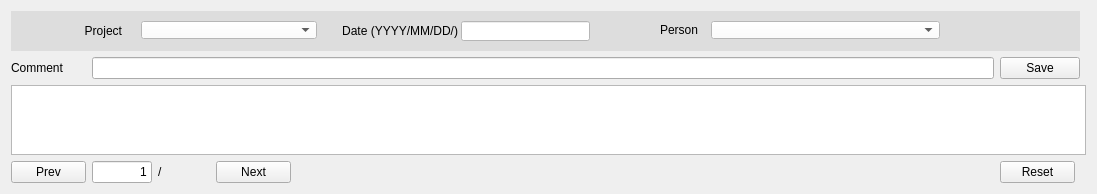
      <widget class="QWidget" name="logbook_tab">
       <layout class="QGridLayout" name="gridLayout_5">
        <item row="4" column="1">
         <widget class="QLineEdit" name="logbook_current_page_edit">
          <property name="minimumSize">
           <size>
            <width>60</width>
            <height>0</height>
           </size>
          </property>
          <property name="maximumSize">
           <size>
            <width>60</width>
            <height>16777215</height>
           </size>
          </property>
          <property name="text">
           <string>1</string>
          </property>
          <property name="alignment">
           <set>Qt::AlignRight|Qt::AlignTrailing|Qt::AlignVCenter</set>
          </property>
         </widget>
        </item>
        <item row="2" column="1" colspan="4">
         <widget class="QLineEdit" name="sample_meta_comment">
          <property name="text">
           <string/>
          </property>
         </widget>
        </item>
        <item row="4" column="2">
         <widget class="QLabel" name="logbook_total_page_label">
          <property name="sizePolicy">
           <sizepolicy hsizetype="Preferred" vsizetype="Fixed">
            <horstretch>0</horstretch>
            <verstretch>20</verstretch>
           </sizepolicy>
          </property>
          <property name="minimumSize">
           <size>
            <width>52</width>
            <height>0</height>
           </size>
          </property>
          <property name="maximumSize">
           <size>
            <width>60</width>
            <height>16777215</height>
           </size>
          </property>
          <property name="text">
           <string>/</string>
          </property>
         </widget>
        </item>
        <item row="1" column="0" colspan="6">
         <layout class="QGridLayout" name="sample_meta_grid">
          <property name="sizeConstraint">
           <enum>QLayout::SetFixedSize</enum>
          </property>
         </layout>
        </item>
        <item row="2" column="0">
         <widget class="QLabel" name="sample_meta_label_24">
          <property name="text">
           <string>Comment</string>
          </property>
         </widget>
        </item>
        <item row="4" column="5">
         <widget class="QPushButton" name="logbook_reset_button">
          <property name="maximumSize">
           <size>
            <width>75</width>
            <height>16777215</height>
           </size>
          </property>
          <property name="text">
           <string>Reset</string>
          </property>
         </widget>
        </item>
        <item row="4" column="0">
         <widget class="QPushButton" name="logbook_prev_button">
          <property name="maximumSize">
           <size>
            <width>75</width>
            <height>16777215</height>
           </size>
          </property>
          <property name="text">
           <string>Prev</string>
          </property>
         </widget>
        </item>
        <item row="4" column="4">
         <spacer name="logbook_horizontal_spacer_0">
          <property name="orientation">
           <enum>Qt::Horizontal</enum>
          </property>
          <property name="sizeHint" stdset="0">
           <size>
            <width>697</width>
            <height>20</height>
           </size>
          </property>
         </spacer>
        </item>
        <item row="2" column="5">
         <widget class="QPushButton" name="logbook_save_button">
          <property name="text">
           <string>Save</string>
          </property>
          <property name="autoDefault">
           <bool>false</bool>
          </property>
         </widget>
        </item>
        <item row="3" column="0" colspan="7">
         <widget class="QTableView" name="logbook_table_view">
          <property name="frameShape">
           <enum>QFrame::StyledPanel</enum>
          </property>
          <property name="sizeAdjustPolicy">
           <enum>QAbstractScrollArea::AdjustToContents</enum>
          </property>
          <property name="autoScroll">
           <bool>true</bool>
          </property>
          <property name="dragEnabled">
           <bool>true</bool>
          </property>
          <property name="dragDropMode">
           <enum>QAbstractItemView::DragDrop</enum>
          </property>
          <property name="selectionMode">
           <enum>QAbstractItemView::SingleSelection</enum>
          </property>
          <property name="selectionBehavior">
           <enum>QAbstractItemView::SelectRows</enum>
          </property>
          <property name="verticalScrollMode">
           <enum>QAbstractItemView::ScrollPerPixel</enum>
          </property>
          <property name="horizontalScrollMode">
           <enum>QAbstractItemView::ScrollPerPixel</enum>
          </property>
          <property name="gridStyle">
           <enum>Qt::SolidLine</enum>
          </property>
          <attribute name="verticalHeaderVisible">
           <bool>false</bool>
          </attribute>
         </widget>
        </item>
        <item row="4" column="3">
         <widget class="QPushButton" name="logbook_next_button">
          <property name="maximumSize">
           <size>
            <width>75</width>
            <height>16777215</height>
           </size>
          </property>
          <property name="text">
           <string>Next</string>
          </property>
         </widget>
        </item>
        <item row="0" column="0" colspan="6">
         <widget class="QWidget" name="widget_2" native="true">
          <property name="minimumSize">
           <size>
            <width>0</width>
            <height>40</height>
           </size>
          </property>
          <property name="maximumSize">
           <size>
            <width>16777215</width>
            <height>40</height>
           </size>
          </property>
          <property name="styleSheet">
           <string notr="true">background-color: #dddddd;</string>
          </property>
          <widget class="QLabel" name="sample_meta_label_project">
           <property name="geometry">
            <rect>
             <x>0</x>
             <y>10</y>
             <width>111</width>
             <height>20</height>
            </rect>
           </property>
           <property name="styleSheet">
            <string notr="true">color: FFFFFF</string>
           </property>
           <property name="text">
            <string>Project</string>
           </property>
           <property name="alignment">
            <set>Qt::AlignRight|Qt::AlignTrailing|Qt::AlignVCenter</set>
           </property>
          </widget>
          <widget class="QComboBox" name="sample_meta_project">
           <property name="geometry">
            <rect>
             <x>130</x>
             <y>10</y>
             <width>176</width>
             <height>18</height>
            </rect>
           </property>
           <property name="autoFillBackground">
            <bool>false</bool>
           </property>
           <property name="styleSheet">
            <string notr="true">background-color: #FFFFFF;</string>
           </property>
           <property name="editable">
            <bool>false</bool>
           </property>
           <property name="frame">
            <bool>true</bool>
           </property>
          </widget>
          <widget class="QLabel" name="sample_meta_label_date">
           <property name="geometry">
            <rect>
             <x>320</x>
             <y>10</y>
             <width>127</width>
             <height>20</height>
            </rect>
           </property>
           <property name="styleSheet">
            <string notr="true">color: FFFFFF</string>
           </property>
           <property name="text">
            <string>Date (YYYY/MM/DD/)</string>
           </property>
           <property name="alignment">
            <set>Qt::AlignRight|Qt::AlignTrailing|Qt::AlignVCenter</set>
           </property>
          </widget>
          <widget class="QLineEdit" name="sample_meta_date">
           <property name="geometry">
            <rect>
             <x>450</x>
             <y>10</y>
             <width>129</width>
             <height>20</height>
            </rect>
           </property>
           <property name="autoFillBackground">
            <bool>false</bool>
           </property>
           <property name="styleSheet">
            <string notr="true">background-color: #FFFFFF;</string>
           </property>
           <property name="text">
            <string/>
           </property>
          </widget>
          <widget class="QLabel" name="sample_meta_label_experimenter">
           <property name="geometry">
            <rect>
             <x>580</x>
             <y>10</y>
             <width>107</width>
             <height>18</height>
            </rect>
           </property>
           <property name="styleSheet">
            <string notr="true">color: FFFFFF</string>
           </property>
           <property name="text">
            <string>Person</string>
           </property>
           <property name="alignment">
            <set>Qt::AlignRight|Qt::AlignTrailing|Qt::AlignVCenter</set>
           </property>
          </widget>
          <widget class="QComboBox" name="sample_meta_experimenter">
           <property name="geometry">
            <rect>
             <x>700</x>
             <y>10</y>
             <width>229</width>
             <height>18</height>
            </rect>
           </property>
           <property name="autoFillBackground">
            <bool>false</bool>
           </property>
           <property name="styleSheet">
            <string notr="true">background-color: #FFFFFF;</string>
           </property>
           <property name="editable">
            <bool>false</bool>
           </property>
           <property name="frame">
            <bool>true</bool>
           </property>
          </widget>
         </widget>
        </item>
       </layout>
      </widget>
